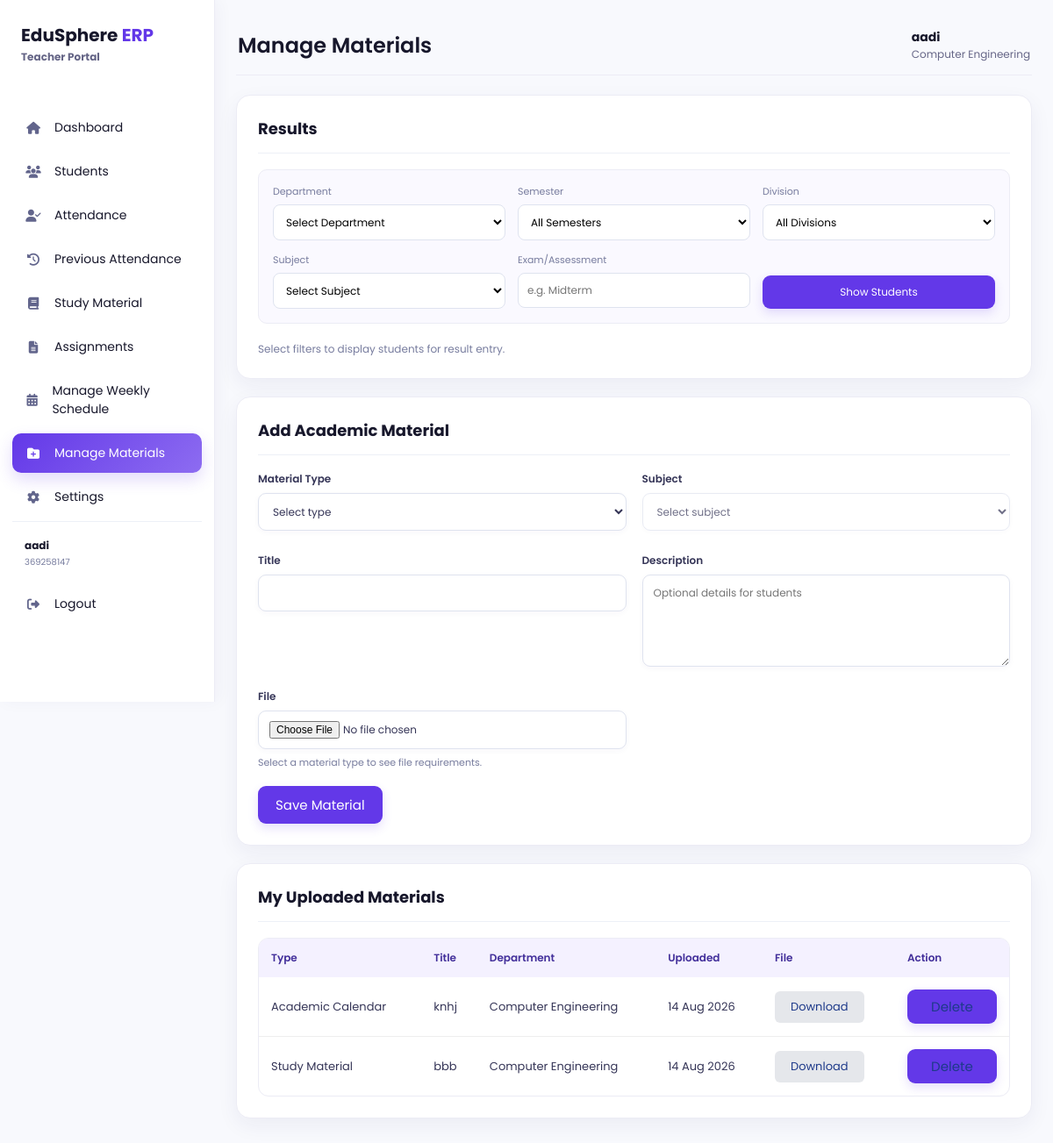
/teacher/manage-materials (signed in), run on an earlier commit of the app's database.
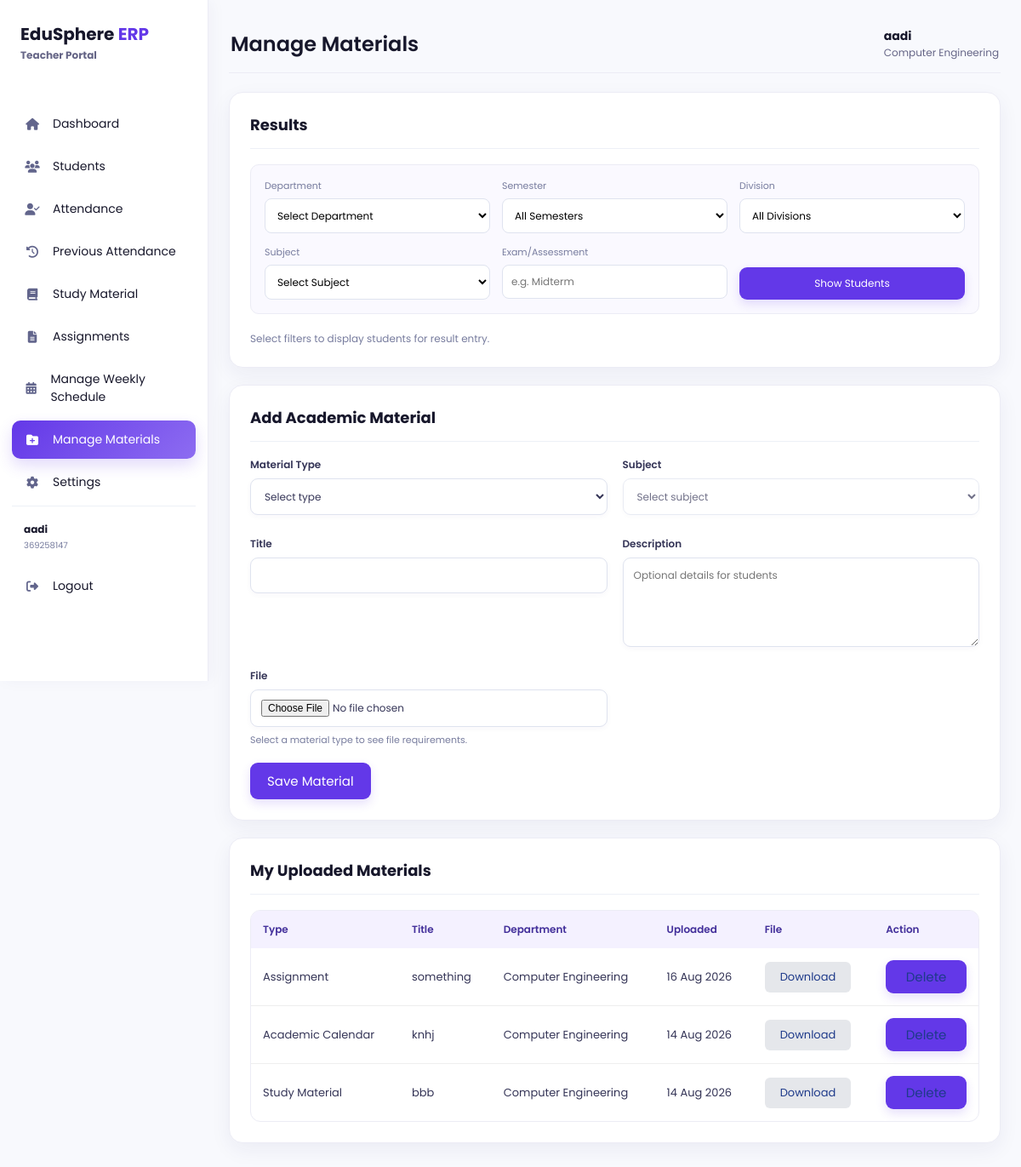
And on a later commit of the database.
### models/academic_material.py (models this page shows)
class AcademicMaterial(db.Model):
    __tablename__ = "academic_materials"
    id = db.Column(db.Integer, primary_key=True)
    teacher_user_id = db.Column(
        db.Integer,
        db.ForeignKey("users.id"),
        nullable=False,
        index=True,
    )
    material_type = db.Column(db.String(30), nullable=False, index=True)
    department = db.Column(db.String(50), nullable=False, index=True)
    subject = db.Column(db.String(100), nullable=True, index=True)
    title = db.Column(db.String(150), nullable=False)
    description = db.Column(db.Text, nullable=True)
    original_filename = db.Column(db.String(255), nullable=True)
    stored_filename = db.Column(db.String(255), nullable=True, unique=True)
    uploaded_at = db.Column(db.DateTime, default=datetime.utcnow, nullable=False)
    teacher = db.relationship("User", foreign_keys=[teacher_user_id])

### app.py (the view, shortened to what this page needs)
@app.route("/teacher/manage-materials", methods=["GET", "POST"])
def manage_materials():
    user = get_current_user_for_role("Teacher")
    if not user:
        flash("Access denied!")
        return redirect(url_for("login"))
    teacher_profile = Teacher.query.filter_by(user_id=user.id).first()
    if not teacher_profile or not teacher_profile.department:
        flash("Set your department before managing materials.")
        return redirect(url_for("teacher"))
    result_department = request.args.get("result_department", "").strip()
    result_semester = request.args.get("result_semester", "").strip()
    result_division = request.args.get("result_division", "").strip()
    result_subject = request.args.get("result_subject", "").strip()
    result_exam = request.args.get("result_exam", "").strip()
    result_departments = [d.name for d in Department.query.order_by(Department.name).all()]
    result_semesters = list(range(1, 9))
    result_divisions = [v for (v,) in Student.query.with_entities(Student.division).filter(Student.division.isnot(None), Student.division != "").distinct().order_by(Student.division).all()]
    result_subjects = get_department_subjects(result_department or teacher_profile.department)
    result_query = Student.query
    if result_department in result_departments:
        result_query = result_query.filter(Student.department == result_department)
    else:
        result_department = ""
    if result_semester.isdigit() and int(result_semester) in result_semesters:
        result_query = result_query.filter(Student.semester == int(result_semester))
    else:
        result_semester = ""
    if result_division in result_divisions:
        result_query = result_query.filter(Student.division == result_division)
    else:
        result_division = ""
    result_students = [(profile, student_user) for profile in result_query.all() if (student_user := db.session.get(User, profile.user_id)) is not None]
    existing_results = {}
    if result_subject and result_exam:
        existing_results = {r.student.enrollment_no: r.marks_grade for r in StudentResult.query.filter_by(subject=result_subject, exam=result_exam).all() if r.student and r.student.enrollment_no}
    existing_out_of_marks = next((r.out_of_marks for r in StudentResult.query.filter_by(subject=result_subject, exam=result_exam).all()), None) if result_subject and result_exam else None
    existing_is_internal = next((r.is_internal for r in StudentResult.query.filter_by(subject=result_subject, exam=result_exam).all()), True) if result_subject and result_exam else True
    materials = AcademicMaterial.query.filter_by(
        teacher_user_id=user.id
    ).order_by(AcademicMaterial.uploaded_at.desc()).all()
    return render_template(
        "manage_materials.html",
        current_user=user,
        nav_items=ROLE_NAV_ITEMS["Teacher"],
        active_endpoint="manage_materials",
        teacher_profile=teacher_profile,
        material_types=sorted(MATERIAL_TYPES),
        material_upload_rules=MATERIAL_UPLOAD_RULES,
        teacher_subjects=[teacher_profile.subject] if teacher_profile.subject else [],
        materials=materials,
        result_departments=result_departments,
        result_semesters=result_semesters,
        result_divisions=result_divisions,
        result_subjects=result_subjects,
        result_students=result_students,
        result_department=result_department,
        result_semester=result_semester,
        result_division=result_division,
        result_subject=result_subject,
        result_exam=result_exam,
        existing_results=existing_results,
        existing_out_of_marks=existing_out_of_marks,
        existing_is_internal=existing_is_internal,
    )

### app.py (called while the page is built)
def get_current_user_for_role(role):
    if session.get("role") != role or "user_id" not in session:
        return None
    user = db.session.get(User, session["user_id"])
    if not user or user.role != role:
        session.clear()
        return None
    return user

def get_department_subjects(department):
    if not department:
        return []
    teacher_subjects = [
        subject
        for (subject,) in db.session.query(Teacher.subject).filter(
            Teacher.department == department,
            Teacher.subject.isnot(None),
            Teacher.subject != "",
        ).distinct().all()
    ]
    material_subjects = [
        subject
        for (subject,) in db.session.query(AcademicMaterial.subject).filter(
            AcademicMaterial.department == department,
            AcademicMaterial.subject.isnot(None),
            AcademicMaterial.subject != "",
        ).distinct().all()
    ]
    return sorted(set(teacher_subjects + material_subjects), key=str.casefold)

### templates/manage_materials.html (shortened to what the changed rows need)
<!DOCTYPE html>
<html lang="en">
<head>
    <link rel="stylesheet" href="{{ url_for('static', filename='css/teacher.css') }}">
    <link rel="stylesheet" href="{{ url_for('static', filename='css/palette.css') }}">
    <link rel="stylesheet" href="https://cdnjs.cloudflare.com/ajax/libs/font-awesome/6.6.0/css/all.min.css">
</head>
<body class="teacher-dashboard-page teacher-manage-materials theme-{{ current_user.theme or 'light' }} accent-{{ current_user.accent_color or 'purple' }}">
<div class="sidebar"><div class="logo"><h2>EduSphere <span>ERP</span></h2><small>Teacher Portal</small></div><ul>
{% for endpoint, label, icon in nav_items if endpoint != 'teacher_profile' %}<li class="{% if endpoint == active_endpoint %}active{% endif %}" onclick="window.location.href='{{ url_for(endpoint) }}'"><i class="fa-solid {{ icon }}"></i><span>{{ label }}</span></li>{% endfor %}
</ul></div>
    <main class="main">
        <div class="topbar"><h2>Manage Materials</h2><div class="profile"><div><h4>{{ current_user.full_name }}</h4><p>{{ teacher_profile.department }}</p></div></div></div>
        <section class="box full"><h3>My Uploaded Materials</h3>{% if materials %}
            <table><tr><th>Type</th><th>Title</th><th>Department</th><th>Uploaded</th><th>File</th><th>Action</th></tr>{% for material in materials %}<tr><td>{{ material.material_type }}</td><td>{{ material.title }}</td><td>{{ material.department }}</td><td>{{ material.uploaded_at.strftime('%d %b %Y') }}</td><td>{% if material.stored_filename %}<a class="secondary-button" href="{{ url_for('download_material', material_id=material.id) }}">Download</a>{% else %}No file{% endif %}</td><td><form method="POST" onsubmit="return confirm('Delete this uploaded material?');"><input type="hidden" name="action" value="delete_material"><input type="hidden" name="material_id" value="{{ material.id }}"><button type="submit" class="secondary-button material-delete-button">Delete</button></form></td></tr>{% endfor %}</table>
        {% else %}<p>No materials uploaded yet.</p>{% endif %}</section>
    </main>
</body>
</html>

What changed in the data, as far as the page shows it:
added AcademicMaterial: material_type "Assignment", title "something", department "Computer Engineering", uploaded_at "16 Aug 2026"
